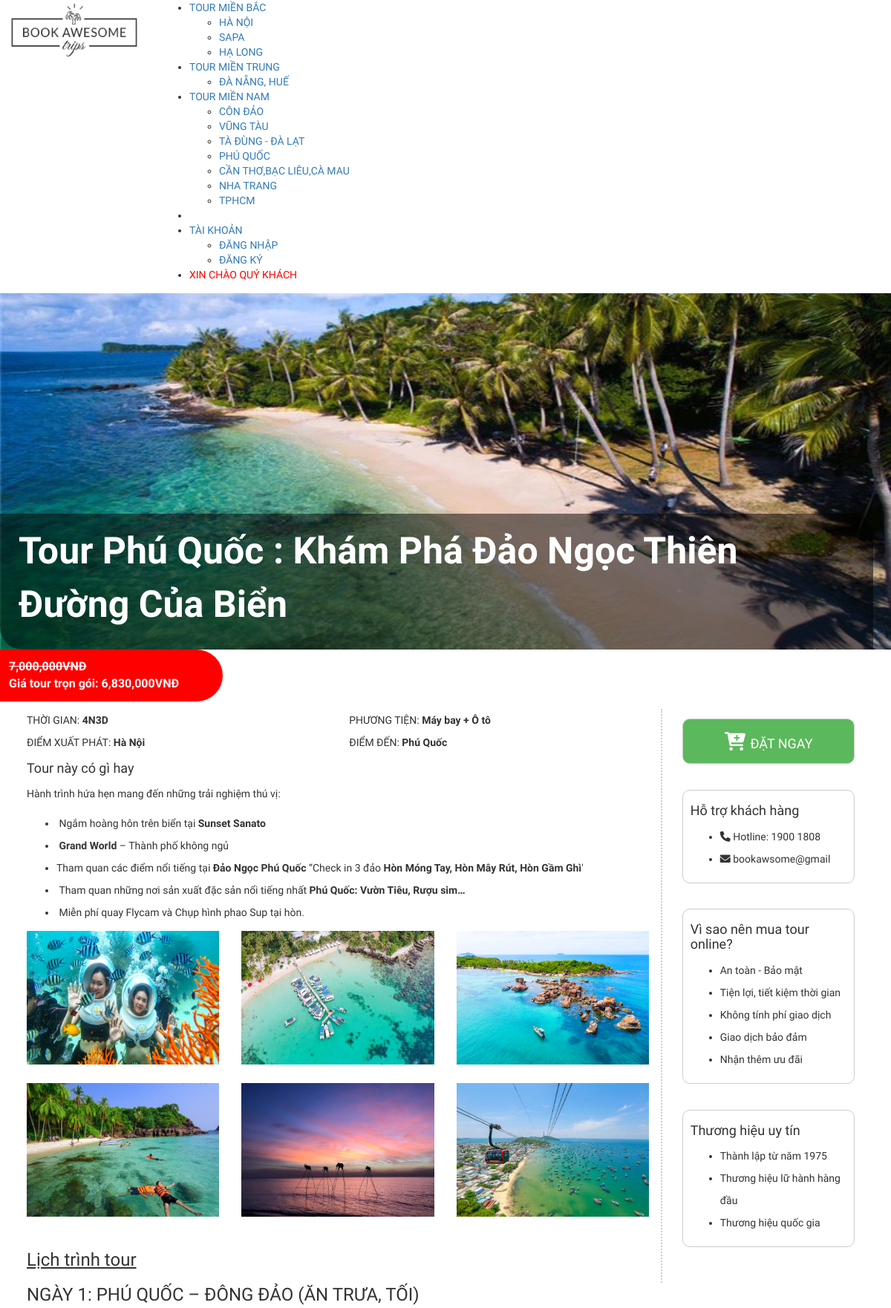
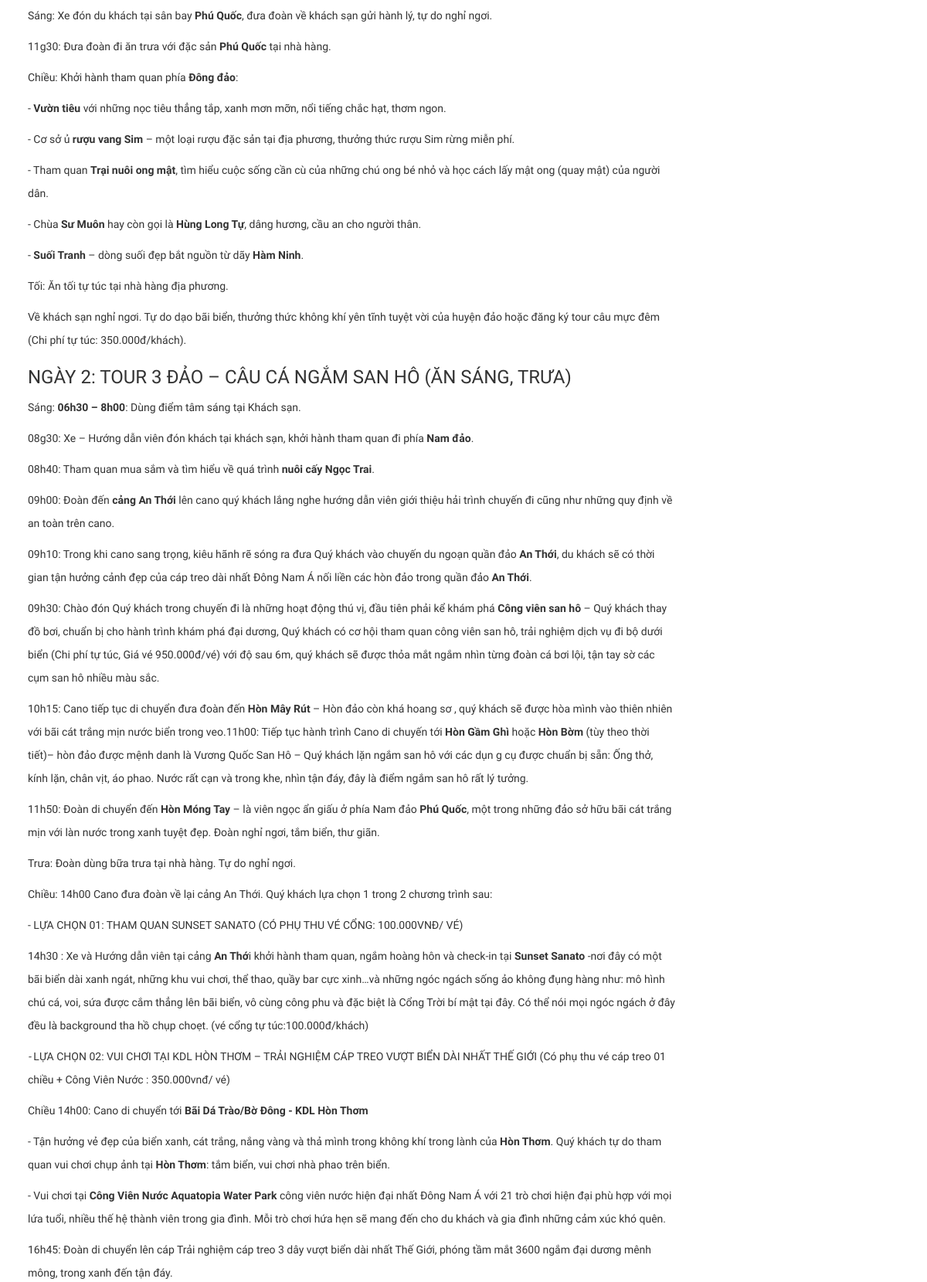
/index.php?action=home&act=detailTour&id=5 (upper part), run on the app's committed database (2 pictures, top to bottom).
### tables this page shows
CREATE TABLE `tour` (
  `tourID` int(11) NOT NULL,
  `tourName` varchar(128) NOT NULL,
  `startingPoint` varchar(128) NOT NULL,
  `destination` varchar(128) NOT NULL,
  `time` varchar(128) NOT NULL,
  `transport` varchar(128) NOT NULL,
  `begin` date DEFAULT NULL,
  `end` date DEFAULT NULL,
  `priceTour` int(11) NOT NULL,
  `sale` varchar(11) NOT NULL,
  `saleTour` int(11) NOT NULL,
  `numPeople` int(11) NOT NULL,
  `thumbnail` text NOT NULL,
  `galleries` longtext NOT NULL,
  `typeTour` int(11) NOT NULL,
  `typeDestination` varchar(5) DEFAULT NULL,
  `schedule` text NOT NULL,
  `detailTour` text NOT NULL
);

### Model/connect.php (called while the page is built, shortened)
<?php
class connect
{
	var $db=null;
	public function __construct()
	{
		$dsn='mysql:host=localhost;dbname=mytour2';
		$user='root';
		$pass='';
		$this->db=new PDO($dsn,$user,$pass,array(PDO::MYSQL_ATTR_INIT_COMMAND=>"SET NAMES utf8"));
	}
	public function getInstance($select)
	{
		$results=$this->db->query($select);
		$result=$results->fetch();
		return $result;
	}
}
?>

### Model/tour.php (called while the page is built, shortened)
<?php
    class Tour {
        public function getDetailTour($id) {
            $db = new connect();
            $selectDB = "SELECT * FROM tour where tourID = $id";
            $result = $db->getInstance($selectDB);
            return $result;
        }
    }
?>

### View/tour_detail.php (the view, shortened to what this page needs)
<section class="tour-detail container-fluid" style="padding: 0">
    <?php
    if (isset($_GET['id'])) {
        $id = $_GET['id'];
        $tour = new Tour();
        $result = $tour->getDetailTour($id);
    }
    ?>
    <div class="pageTitle page-image-tour-tag " style="position: relative; ;">
        <img src="Content/images/Tour/<?php echo $result['thumbnail']; ?>" alt="" style="height: 480px; width: 100%;">
        <div class="background-description">
            <p class="tour-banner-title"><?php echo $result['tourName']; ?></p>
        </div>
    </div>
    <section class="mainContentSection singlePackage " style="background-color: white;">
        <div class="promotion-tour  " style="background-color: white;">
            <div class="text-promotion-tour  " style="color: white;; font-size:14px;font-weight: bold;padding: 0">
                <?php
                if ($result['saleTour'] > 0) :
                ?>
                    <p class="price old-price" style="background: red;width: 25%;padding: 1%;font-size: 16px; border-radius: 0 53px 53px 0;"> <del><?php echo number_format($result['priceTour']); ?>VNĐ</del><br>
                        Giá tour trọn gói: <?php echo number_format($result['saleTour']); ?>VNĐ</p>
                <?php
                endif;
                ?>
            </div>
        </div>
        <div class=" detail-tour-kiritm" style="padding: 0 3%;">
            <div class="row" style="line-height: 30px;">
                <div class="col-md-9 col-sm-12 col-xs-12">
                    <div class="info-tour" style="position: relative;">
                        <div class="row-info">
                            <div class="row">
                                <div class="col-md-6 col-sm-6 col-xs-12">
                                    <span class="text-uppercase">Thời gian:</span>
                                    <b><?php echo $result['time']; ?></b>
                                </div>
                                <div class="col-md-6 col-sm-6 col-xs-12">
                                    <span class="text-uppercase">Phương tiện:</span>
                                    <b class="text-strong">
                                        <?php echo $result['transport']; ?>
                                    </b>
                                </div>
                            </div>
                            <div class="row">
                                <div class="col-md-6 col-sm-6 col-xs-12">
                                    <span class="text-uppercase">Điểm xuất phát:</span>
                                    <b class="text-strong"><?php echo $result['startingPoint']; ?> </b>
                                </div>
                                <div class="col-md-6 col-sm-6 col-xs-12">
                                    <span class="text-uppercase">Điểm đến:</span>
                                    <b class="text-strong"><?php echo $result['destination']; ?></b>
                                </div>
                            </div>
                        </div>
                    </div>
                    <div class="row-description">
                        <h4 class="title-description">Tour này có gì hay</h4>
                        <?php echo $result['schedule']; ?>
                    </div>
                    <div class="row row-image-box isdesktop">
                        <?php
                        $sub = explode(',', $result['galleries']);
                        foreach ($sub as $key => $galleries) :
                        ?>
                            <div class="col-md-4 col-sm-6 col-xs-12 isotopeSelector " style="margin-bottom: 25px">
                                <img style="width:100%; height:180px" alt="image tour" src="Content/images/Tour/<?php echo $galleries; ?>">
                            </div>
                        <?php
                        endforeach;
                        ?>
                    </div>
                    <div class="content-detail">
                        <h3 class="title-description"> <u>Lịch trình tour</u> </h3>
                        <?php echo $result['detailTour']; ?>
                    </div>
                </div>
                <div class="col-md-3 col-sm-12 col-xs-12">
                    <div class="row" style="padding: 5%; border-left: 2px dotted #80808063;">
                        <div class="col-md-12 col-sm-4 col-xs-12">
                            <a href="index.php?action=cart&act=infoCustomer&id=<?php echo $result['tourID']; ?>"><button type="button" class=" btn-success" style=" border: 1px solid #ccc;padding: 3% 4%;border-radius: 10px; margin-bottom: 15%; width: 100%;">
                                    <h4><i class="fas fa-cart-plus" style="font-size: 25px; margin-right: 3%;"> </i>ĐẶT NGAY</h4>
                                </button></a>
                        </div>
                        <div>
                            <div class="col-md-12 col-sm-4 col-xs-12">
                                <div class="right-detail-tour-box" id="boxInfoSuportSgt" style=" border: 1px solid #ccc;padding: 3% 4%;border-radius: 10px; margin-bottom: 15%;">
                                    <h4 class="title">Hỗ trợ khách hàng</h4>
                                    <ul class="list-rows">
                                        <li class="item">
                                            <i class="fas fa-phone"></i>
                                            <span class="text">Hotline: 1900 1808</span>
                                        </li>
                                        <li class="item">
                                            <i class="fas fa-envelope"></i>
                                            <span class="text">bookawsome@gmail</span>
                                        </li>
                                    </ul>
                                </div>
                            </div>
                            <div class="col-md-12 col-sm-4 col-xs-12">
                                <div class="right-detail-tour-box" style=" border: 1px solid #ccc;padding: 3% 4%; border-radius: 10px; margin-bottom: 15%;">
                                    <h4 class="title">Vì sao nên mua tour online?</h4>
                                    <ul class="list-rows">
                                        <li class="item">An toàn - Bảo mật</span> </li>
                                        <li class="item">Tiện lợi, tiết kiệm thời gian</span> </li>
                                        <li class="item">Không tính phí giao dịch</span> </li>
                                        <li class="item">Giao dịch bảo đảm</span> </li>
                                        <li class="item">Nhận thêm ưu đãi</span></li>
                                    </ul>
                                </div>
                            </div>
                            <div class="col-md-12 col-sm-4 col-xs-12">
                                <div class="right-detail-tour-box" style=" border: 1px solid #ccc;padding: 3% 4%; border-radius: 10px;margin-bottom: 15%">
                                    <h4 class="title">Thương hiệu uy tín</h4>
                                    <ul class="list-rows">
                                        <li class="item">Thành lập từ năm 1975</span> </li>
                                        <li class="item">Thương hiệu lữ hành hàng đầu</span></li>
                                        <li class="item">Thương hiệu quốc gia</span></li>
                                    </ul>
                                </div>
                            </div>
                        </div>
                    </div>
                </div>
            </div>
        </div>
    </section>
</section>

### data on the page
tour: thumbnail (picture), tourName "Tour Phú Quốc : Khám Phá Đảo Ngọc Thiên Đường Của Biển", priceTour "7,000,000", saleTour "6,830,000", time "4N3D", transport "Máy bay + Ô tô", startingPoint "Hà Nội", destination "Phú Quốc", schedule "Hành trình hứa hẹn mang đến những trải nghiệm thú vị: Ngắm hoàng hôn trên biển tại Sunset Sanato Grand World – Thành phố không ngủ Tham quan các điểm nổi tiếng tại Đảo Ngọc Phú Quốc “Check in 3 đảo Hòn Móng Tay, Hòn Mây Rút, Hòn Gầm Ghì ' Tham quan những nơi sản xuất đặc sản nổi tiếng nhất Phú Quốc: Vườn Tiêu, Rượu sim… Miễn phí quay Flycam và Chụp hình phao Sup tại hòn.", detailTour "NGÀY 1: PHÚ QUỐC – ĐÔNG ĐẢO (ĂN TRƯA, TỐI) Sáng: Xe đón du khách tại sân bay Phú Quốc , đưa đoàn về khách sạn gửi hành lý, tự do nghỉ ngơi. 11g30: Đưa đoàn đi ăn trưa với đặc sản Phú Quốc tại nhà hàng. Chiều: Khởi hành tham quan phía Đông đảo : - Vườn tiêu với những nọc tiêu thẳng tắp, xanh mơn mỡn, nổi tiếng chắc hạt, thơm ngon. - Cơ sở ủ rượu vang Sim – một loại rượu đặc sản tại địa phương, thưởng thức rượu Sim rừng miễn phí. - Tham quan Trại nuôi ong mật , tìm hiểu cuộc sống cần cù của những chú ong bé nhỏ và học cách lấy mật ong (quay mật) của người dân. - Chùa Sư Muôn hay còn gọi là Hùng Long Tự , dâng hương, cầu an cho người thân. - Suối Tranh – dòng suối đẹp bắt nguồn từ dãy Hàm Ninh…"

### other printed values
$set['destination'] "HÀ NỘI"
$set['destination'] "SAPA"
$set['destination'] "HẠ LONG"
$set['destination'] "ĐÀ NẴNG, HUẾ"
$set['destination'] "CÔN ĐẢO"
$set['destination'] "VŨNG TÀU"
$set['destination'] "TÀ ĐÙNG - ĐÀ LẠT"
$set['destination'] "PHÚ QUỐC"
$set['destination'] "CẦN THƠ,BẠC LIÊU,CÀ MAU"
$set['destination'] "NHA TRANG"
$set['destination'] "TPHCM"
